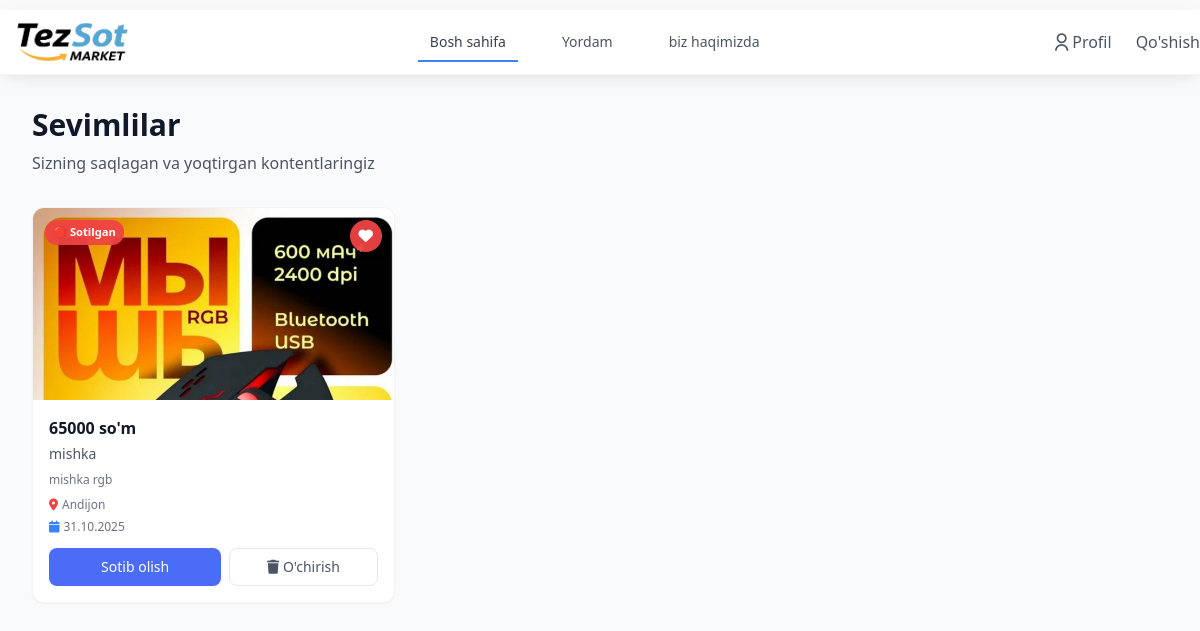
Screenshot of /sevimlilarim/ (signed in) with the database file from the repository.
### fronend/models.py (models this page shows, shortened)
class Sevimli(models.Model):
    user = models.ForeignKey(User, on_delete=models.CASCADE, verbose_name="Foydalanuvchi")
    mahsulot = models.ForeignKey(Mahsulot, on_delete=models.CASCADE, verbose_name="Mahsulot")
    sana = models.DateTimeField(auto_now_add=True, verbose_name="Saqlangan sana")
    class Meta:
        verbose_name = "Sevimli"
        verbose_name_plural = "Sevimlilar"
        unique_together = ['user', 'mahsulot']

class Mahsulot(models.Model):
    CATEGORY_CHOICES = [
        ('elektronika', 'Elektronika'),
        ('uy_jihozlari', 'Uy jihozlari'),
        ('kiyim', 'Kiyim-kechak'),
        ('avto', 'Avto ehtiyot qismlar'),
        ('boshqa', 'Boshqa'),
    ]
    VILOYAT_CHOICES = [
        ('toshkent', 'Toshkent'),
        ('samarqand', 'Samarqand'),
        ('fargona', 'Farg‘ona'),
        ('andijon', 'Andijon'),
        ('namangan', 'Namangan'),
        ('buxoro', 'Buxoro'),
        ('navoiy', 'Navoiy'),
        ('xorazm', 'Xorazm'),
        ('qashqadaryo', 'Qashqadaryo'),
        ('surxondaryo', 'Surxondaryo'),
        ('jizzax', 'Jizzax'),
        ('sirdaryo', 'Sirdaryo'),
        ('qoraqalpogiston', 'Qoraqalpog‘iston'),
    ]
    user = models.ForeignKey(User, on_delete=models.CASCADE, verbose_name="Foydalanuvchi")
    category = models.CharField(max_length=100, choices=CATEGORY_CHOICES, verbose_name="Kategoriya")
    mahsulotturi = models.CharField(max_length=100, verbose_name="Mahsulot turi")
    name = models.CharField(max_length=100, verbose_name="Mahsulot nomi")
    viloyat = models.CharField(max_length=100, choices=VILOYAT_CHOICES, verbose_name="Viloyat")
    tuman = models.CharField(max_length=100, verbose_name="Tuman/Shahar", blank=True, null=True)
    manzil = models.TextField(verbose_name="Aniq manzil", blank=True, null=True)
    telefon = models.CharField(max_length=20, verbose_name="Telefon raqam", blank=True, null=True)
    telegram_username = models.CharField(max_length=100, verbose_name="Telegram username", blank=True, null=True)
    email = models.EmailField(verbose_name="Email", blank=True, null=True)
    tavsif = models.TextField(verbose_name="Batafsil tavsif", blank=True, null=True)
    sana = models.DateField(default=timezone.now, verbose_name="Sana")
    narx = models.CharField(max_length=20, verbose_name="Narx", default="0")
    asosiyimg = models.ImageField(upload_to='asosiyimg/', verbose_name="Asosiy rasm")
    birimg = models.ImageField(upload_to='birimg/', verbose_name="1-rasm", blank=True, null=True)
    ikkiimg = models.ImageField(upload_to='ikkiimg/', verbose_name="2-rasm", blank=True, null=True)
    uchuimg = models.ImageField(upload_to='uchuimg/', verbose_name="3-rasm", blank=True, null=True)
    toltirish = models.FileField(upload_to='toltirish/', verbose_name="Qo'shimcha fayl", blank=True, null=True)
    sotilgan = models.BooleanField(default=False, verbose_name="Sotildi")
    aktiv = models.BooleanField(default=True, verbose_name="Aktiv")
    korishlar_soni = models.PositiveIntegerField(default=0, verbose_name="Ko'rishlar soni")
    class Meta:
        verbose_name = "Mahsulot"
        verbose_name_plural = "Mahsulotlar"
        ordering = ['-sana']
    def narx_formatted(self):
        """Narxni formatlash"""
        try:
            if not self.narx:
                return "0 so'm"
            narx_str = str(self.narx).replace(',', '.').strip()
            if narx_str and narx_str != '.':
                narx_str = re.sub(r'[^\d.]', '', narx_str)
                if narx_str and narx_str != '.':
                    narx_float = float(narx_str)
                    if narx_float.is_integer():
                        return f"{int(narx_float):,} so'm".replace(',', ' ')
                    else:
                        return f"{narx_float:,.2f} so'm".replace(',', ' ').replace('.', ',')
            return "0 so'm"
        except (ValueError, TypeError, AttributeError):
            return "0 so'm"
    narx_formatted.short_description = 'Narx'
    def user_info(self):
        """Foydalanuvchi ma'lumotlari"""
        if self.user.first_name and self.user.last_name:
            return f"{self.user.first_name} {self.user.last_name}"
        return self.user.username
    user_info.short_description = 'Foydalanuvchi'
    def sotilgan_ha_yoq(self):
        """Sotilgan holatini ko'rsatish"""
        if self.sotilgan:
            return "✅ Sotilgan"
        return "🆕 Yangi"
    sotilgan_ha_yoq.short_description = 'Holati'

### fronend/views.py (the view)
# urls.py: path('sevimlilarim/', views.sevimlilarim_view, name='sevimlilarim'),
@login_required
def sevimlilarim_view(request):
    try:
        sevimlilar = Sevimli.objects.filter(user=request.user).order_by('-sana')
        return render(request, 'sevimlilar.html', {'sevimlilar': sevimlilar})
    except Exception as e:
        print(f"DEBUG: Xatolik - {e}")
        return render(request, 'sevimlilar.html', {'sevimlilar': []})

### fronend/templates/sevimlilar.html (shortened to what this page needs)
<!DOCTYPE html>
<html lang="uz">
    {% load static %}
<head>
<script src="https://cdn.tailwindcss.com/3.4.16"></script>
<link href="https://cdnjs.cloudflare.com/ajax/libs/remixicon/4.6.0/remixicon.min.css" rel="stylesheet">
<link href="https://cdnjs.cloudflare.com/ajax/libs/font-awesome/6.4.0/css/all.min.css" rel="stylesheet">
</head>
<body class="bg-gray-50 min-h-screen">
{% include 'nav.html' %}
<main class="max-w-7xl mx-auto px-4 sm:px-6 lg:px-8 py-8 min-h-screen">
<div class="mb-8">
<h1 class="text-3xl font-bold text-gray-900 mb-2">Sevimlilar</h1>
<p class="text-gray-600">Sizning saqlagan va yoqtirgan kontentlaringiz</p>
</div>
<div id="favorites-content">
    {% if sevimlilar %}
    <div class="grid grid-cols-2 sm:grid-cols-2 lg:grid-cols-3 xl:grid-cols-4 gap-3 sm:gap-6">
        {% for sevimli in sevimlilar %}
        {% with product=sevimli.mahsulot %}
        <a href="{% url 'mahsulot_detail' product.id %}">
        <div class="product-card bg-white rounded-xl shadow-sm border border-gray-100 overflow-hidden hover:shadow-md transition-shadow" data-sevimli-id="{{ sevimli.id }}">
            <div class="relative">
                {% if product.asosiyimg %}
                <img src="{{ product.asosiyimg.url }}" alt="{{ product.name }}" class="w-full h-48 object-cover object-top">
                {% else %}
                <div class="w-full h-48 bg-gray-200 flex items-center justify-center">
                    <i class="ri-image-line text-gray-400 text-2xl"></i>
                </div>
                {% endif %}
                <div class="heart-badge">
                    <i class="fas fa-heart"></i>
                </div>
                {% if product.sotilgan %}
                <span class="status-badge status-sold">🔴 Sotilgan</span>
                {% else %}
                <span class="status-badge status-new">🟢 Yangi</span>
                {% endif %}
            </div>
            <div class="p-2 sm:p-4">
                <h3 class="font-semibold text-gray-900 mb-1 text-sm sm:text-base">{{ product.narx }} so'm</h3>
                <p class="text-xs sm:text-sm text-gray-600 mb-2">{{ product.name }}</p>
                <p class="text-xs text-gray-500 mb-2">{{ product.mahsulotturi }}</p>
                <div class="product-details">
                    <div class="product-location">
                        <i class="fas fa-map-marker-alt text-red-500"></i>
                        {{ product.viloyat|title }}
                    </div>
                    <div class="product-date">
                        <i class="fas fa-calendar text-blue-500"></i>
                        {{ sevimli.sana|date:"d.m.Y" }}
                    </div>
                </div>
                <div class="flex space-x-1 sm:space-x-2">
                    <button class="flex-1 bg-primary text-white px-2 sm:px-3 py-2 rounded-lg text-xs sm:text-sm font-medium hover:bg-blue-600 transition-colors whitespace-nowrap !rounded-button">
                        Sotib olish
                    </button>
                     <form method="POST" action="{% url 'sevimlidan_ochirish' sevimli.id %}" class="flex-1">
                        <button type="submit" class="btn btn-danger w-full px-2 sm:px-3 py-2 border border-gray-200 rounded-lg text-xs sm:text-sm text-gray-600 hover:bg-gray-50 transition-colors whitespace-nowrap !rounded-button">
                            <i class="fas fa-trash"></i>
                            O'chirish
                        </button>
                    </form>
                </div>
            </div>
        </div>
    </a>
        {% endwith %}
        {% endfor %}
    </div>
    {% endif %}
</div>
</main>
</body>
</html>

### fronend/templates/sevimlilar.html (style rules this page uses)
.product-details { display: flex; flex-direction: column; gap: 4px; margin-bottom: 12px; font-size: 0.75rem; color: #6b7280; }
.product-location, .product-date { display: flex; align-items: center; gap: 4px; }
.status-badge { position: absolute; top: 12px; left: 12px; padding: 4px 8px; border-radius: 12px; font-size: 0.7rem; font-weight: 600; color: white; z-index: 10; }
.status-sold { background: rgba(239, 68, 68, 0.95); }
.heart-badge { position: absolute; top: 12px; right: 12px; background: rgba(239, 68, 68, 0.95); color: white; width: 32px; height: 32px; border-radius: 50%; display: flex; align-items: center; justify-content: center; font-size: 0.9rem; z-index: 10; box-shadow: 0 2px 8px rgba(0, 0, 0, 0.2); }

### rows the page displays
Sevimli: mahsulot.asosiyimg (picture), mahsulot.narx "65000", mahsulot.name "mishka", mahsulot.mahsulotturi "mishka rgb", mahsulot.viloyat "Andijon", sana "31.10.2025"
